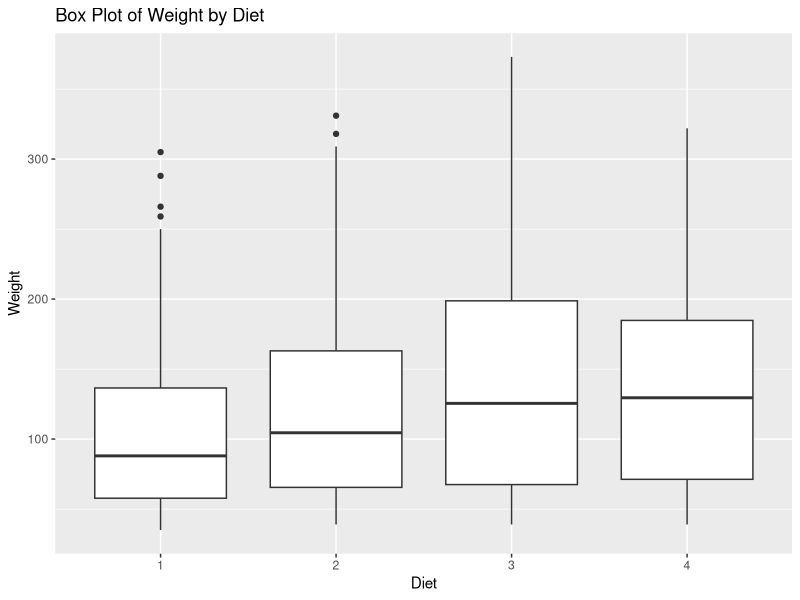
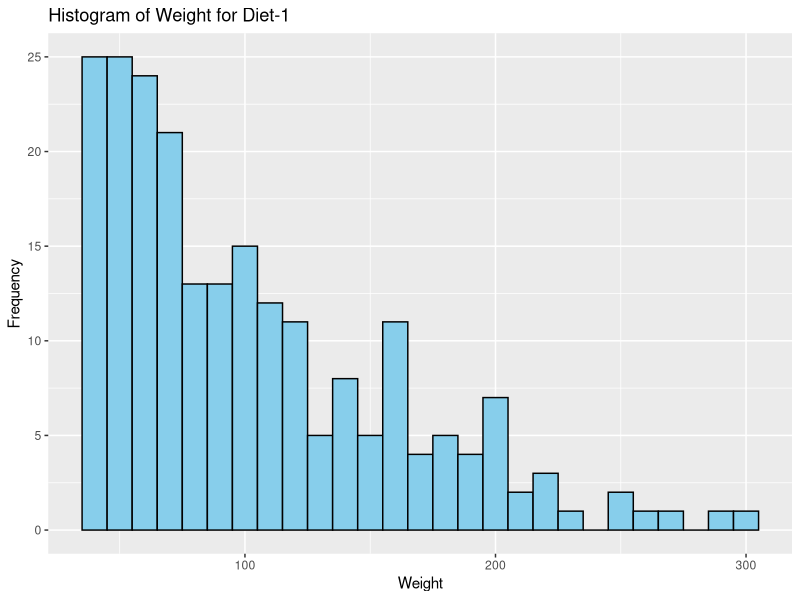
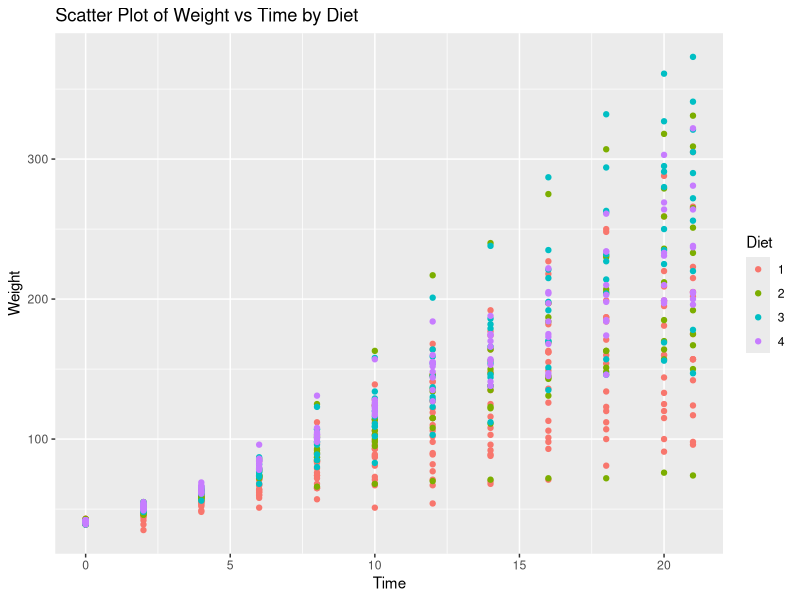

These charts were generated, in order, by the following R code:
library(ggplot2)
library(dplyr)
data("ChickWeight")
boxplot_plot <- ggplot(ChickWeight, aes(x = factor(Diet), y = weight)) +
  geom_boxplot() +
  labs(x = "Diet", y = "Weight", title = "Box Plot of Weight by Diet")
histogram_plot <- ChickWeight %>%
  filter(Diet == 1) %>%
  ggplot(aes(x = weight)) +
  geom_histogram(binwidth = 10, fill = "skyblue", color = "black") +
  labs(x = "Weight", y = "Frequency", title = "Histogram of Weight for Diet-1")
scatter_plot <- ggplot(ChickWeight, aes(x = Time, y = weight, color = factor(Diet))) +
  geom_point() +
  labs(x = "Time", y = "Weight", title = "Scatter Plot of Weight vs Time by Diet") +
  scale_color_discrete(name = "Diet")

# Display the plots
print(boxplot_plot)
print(histogram_plot)
print(scatter_plot)